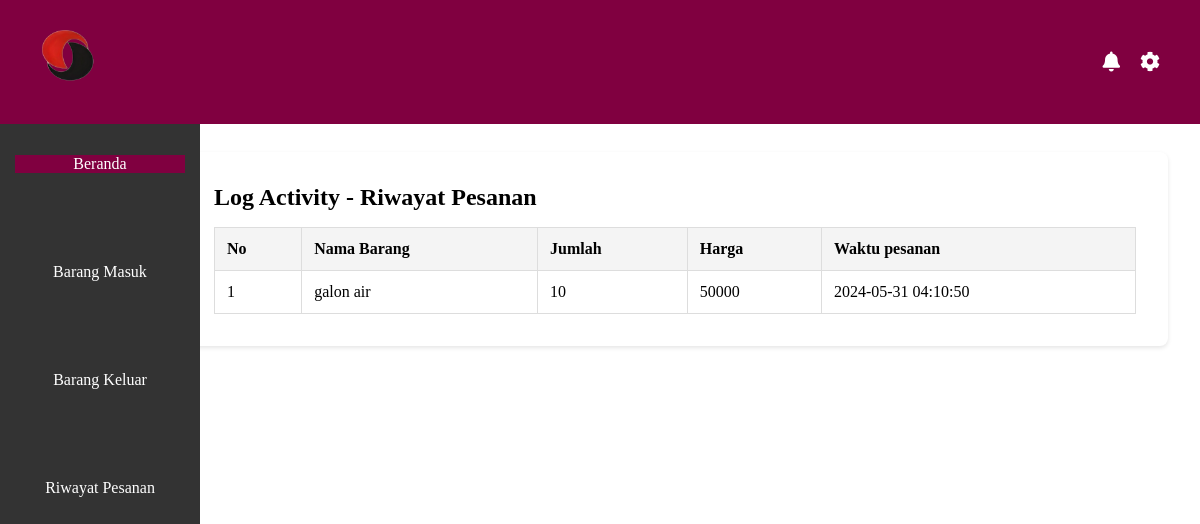
The app's page /views/riwayatPesanan.php with its own data.
### tables this page shows
CREATE TABLE `tb_invoice` (
  `id` int(11) NOT NULL,
  `nama_barang` varchar(225) NOT NULL,
  `jumlah` int(11) NOT NULL,
  `harga` varchar(225) NOT NULL,
  `waktu_pesan` datetime NOT NULL
);

### views/riwayatPesanan.php (the view, shortened to what this page needs)
<?php
include '../views/components/navbar.php';
include '../views/components/sidebar.php'; ?>
<div class="main-content ">
<div class="container">
        <h2>Log Activity - Riwayat Pesanan</h2>
        <table>
            <thead>
                <tr>
                    <th>No</th>
                    <th>Nama Barang</th>
                    <th>Jumlah</th>
                    <th>Harga</th>
                    <th>Waktu pesanan</th>
                </tr>
            </thead>
            <tbody>
                <?php
                include '../controller/connection.php';
                $sql = "SELECT nama_barang, jumlah, harga, waktu_pesan FROM tb_invoice";
                $result = $conn->query($sql);
                if ($result->num_rows > 0) {
                    $counter = 1;
                    while($row = $result->fetch_assoc()) {
                        echo "<tr>";
                        echo "<td>" . $counter . "</td>";
                        echo "<td>" . $row["nama_barang"] . "</td>";
                        echo "<td>" . $row["jumlah"] . "</td>";
                        echo "<td>" . $row["harga"] . "</td>";
                        echo "<td>" . $row["waktu_pesan"] . "</td>";
                        echo "</tr>";
                        $counter++;
                    }
                } else {
                    echo "<tr><td colspan='4'>No records found</td></tr>";
                }
                ?>
            </tbody>
        </table>
    </div>
</div>
</body>
</html>

### resources/css/index.css (style rules this page uses)
* { margin: 0; padding: 0; box-sizing: border-box; }

### views/riwayatPesanan.php (style rules this page uses)
.main-content { margin-left: 150px; margin-top: 120px; padding: 2rem; }
.container { max-width: 1000px; margin: 0 auto; padding: 2rem; background-color: #fff; box-shadow: 0 2px 4px rgba(0, 0, 0, 0.1); border-radius: 8px; }
h2 { margin-top: 0; }
table { width: 100%; border-collapse: collapse; margin-top: 1rem; }
table, th, td { border: 1px solid #ddd; }
th, td { padding: 12px; text-align: left; }
thead { background-color: #f4f4f4; }

### records on screen
tb_invoice: nama_barang "galon air", jumlah "10", harga "50000", waktu_pesan "2024-05-31 04:10:50"
